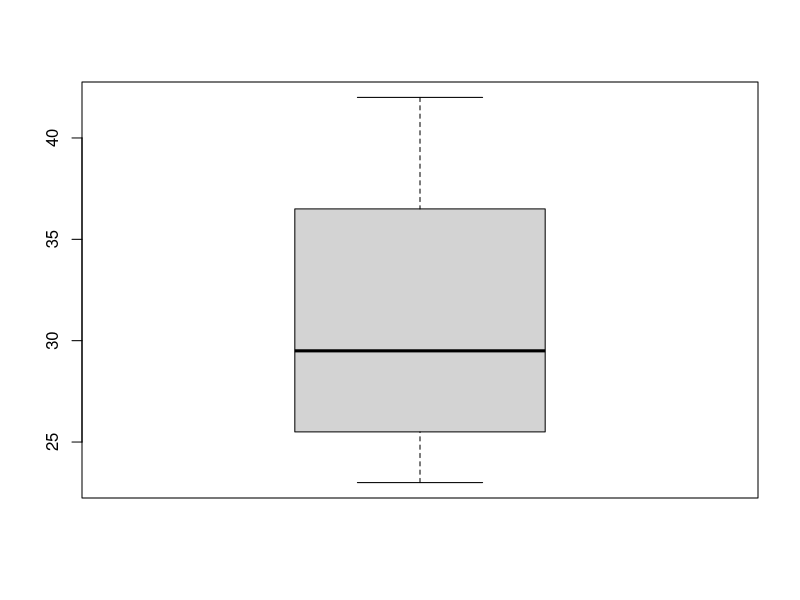

R code for this plot:
# Introduction to R -----------------------------------------------------------------------

# A language for data analysis and graphics. (R&R in 1996)
# open source: free, user-developer, community, advancements, flexibility

# syntax - the grammar of the language
# semantics - the meaning behind the sentence

# open R Console - separate windows, documents... usable but not user friendly...

# RStudio -----------------------------------------------------------------

# RStudio is an Integrated Development Environment (IDE)
# used to simplify and organise the coding environment

# 4 windows in one:

## source editor - write your code and save for later (file vs project)

## console - commands are run here (are evaluated)

## workspace/environment // history: to console/ to source (!)
# it includes any user-defined objects (vectors, 
# matrices, data frames, lists, functions)
# you can save and load your workspace as an .RData file

# memory usage R is designed as an in-memory application: 
# all of the data you work with must be hosted in the RAM 
# of the machine you're running R on.
# There is a MS Server for R called Revolution R Enterprise 
# When working with large data sets in R, it's important 
# to understand how R allocates, duplicates and consumes memory
# http://adv-r.had.co.nz/memory.html - Hadley Wickham


## files - select your working directory here or in the source editor
getwd()
setwd("nameofyourdirectory")

## plots (history), can be exported as .pdf or .jpg
## packages - tick mark
## help
# help on functions, objetcs through source editor
?vector
??bar #barchart package I heard about at last meetup
# package
help(package = graphics)

# Source editor -----------------------------------------------------------------

## take a closer look at the icons
# navigate thorugh scripts
# sourcing a script = sending entire script to the console
# search
# tools - text completion with tab
# report - markdown
# run / source


# to add a section divider press cmnd(ctrl) + shift + r and add a label
# or go to Code/Insert Section
# you can use Code/Jump to cmnd(ctrl) + alt + shift + j
# and you can collapse the entire section!

# breakpoint - red dot
# can be added to a section break or to an expression
# but not to a comment
example <- 'this example is to show that you can add a breakpoint to an expression'
# RStudio will open the debugger mode when it encounters a breakpoint while executing code


# Comments -----------------------------------------------------------------

# <hashtag> starts a comment R does not support multi-line comments or comment
# blocks cmnd(ctrl) + shift + c adds/removes hashtag or go to Code ->
# Comment/Unocmment Lines


# Expressions -------------------------------------------------------------

# we write expressions in the R script
# through expressions we create variables 
# variables store a value or a function and help us retrieve it easily

# this is an example of an expression
x <- 1
# we assign a variable x value 1
# (x is a symbol; <- is an assignment operator; 1 is a value)
# we read this expression 'x is 1'

# controversial assignment operator, '=' added in 2001
x = 1
x
x <<- 1 # <<- used in functions (closures - functions written by other functions) 
x

x <-        ## this is an incomplete expression
x

# '' " " strings
Msg <- 'hello'
Msg


# R is CaSE SEnsiTive

x
# auto-printing - more common in interactive work
print(x) # explicit printing with a print() function - used with scripts, functions, etc.
x <- 0:5
  
x
# take a look at the output in the console
# 1 is an R object, more specifically a vector, [1] is an index, nb not 0 like in case of other
# programming languages, index is not part of the vector, it's only
# a printed output to make it more legible

# Manage environment from the console -------------------------------------------------------------

ls()
rm("Msg", "x")
y <- 1
exists("y")
rm("y")

# Object classes ----------------------------------------------------------

# R objects - everything we manipulate in R
# there are 5 basic classes (aka atomic modes) of objects:
## - character
## - numeric (real numbers)
## - integer
## - complex
## - logical (T/F) (logical operations: & | !)

# we can check a class of an object with class() function

x <- 1
x
class(x)

1 ## real number object: 1.00
1L ## if we want an integer, we need to add an 'L' suffix

x <- 1L
x
class(x)

# R objects can have attributes (not all objects have attributes)
# - class
# - length (number of elements)
# - name
# - dimension (matrix, data frame)
# - user defined attributes 

# The most basic object is a vector
# A vector can only contain objects of the same class
# e.g. vector of characters or vector of integers

# Vectors -----------------------------------------------------------------


# A vector is a sequence of data elements of the same basic type.

x <- 1
x
is.vector(x)

# there are no scalars in R; x is a numeric vector that has one element and
# it is a number 1


# There are a couple of ways of creating vectors:

# with  vector() function
# it takes 2 arguments: object class and length of the vector

x <- vector('logical', length = 20)
x

# c() function, we can think of it as 'concatenate'
# examples of vectors of 2 members/components
x <- c(0.1, 0.2)
x
x <- c(TRUE, FALSE)
x
x <- c(T, F)
x
x <- c('peas', 'carrots')
x
x <- c(0, 1, 2, 3, 4, 5, 6, 7, 8, 9)
x
x <- 0:100
x
x <- c(1+0i, 2+4i)
x

# remember same class!! is the below wrong??
x <- c(9, TRUE)
class(x)


# value COERCION when combining vectors - "least common denominator", 
# to maintain the same primitive data type for 
# members in the same vector

y <- c(1.6, 'carrots')
y
# numeric as character

y <- c(2, 3.2)
y
class(y)
# integer as numeric

y <- c(TRUE, 2L)
y
# logical as numeric: T = 1, F = 0 
class(y)

y <- c("cat", F)
y
# logical as character

y <- c(2, 3.2, 1+3i)
y
class(y)
# numeric/integer as complex


# coercion:
# character + any other class = character
# integer + numeric = numeric
# complex + integer/numeric = complex
# numeric + logical = numeric
# integer + logical = integer

# explicit coercion (you can change a class of an object) - as.*() function
x <- 1
class(x)


as.integer(x) # we call as.numeric on x
as.logical(x)
as.character(x)
x
class(x)

y <- as.character(x)
y
class(y)

as.logical(0)


# Nonsensical coercion results in NA values (Not Available)
x <- c("a", "b", "c")
as.integer(x)
as.numeric(x)
as.logical(x)
as.complex(x)

?as.integer()
x <- 0:24565
# length of a vector - function length()
length(x)


# Lists -------------------------------------------------------------------

# special type of vector that can contain elements of different classes

x <- list(c(0:22), c("a", "b"))
x
# take a look at how it's printed
x[[1]][2]
class(x)
# member reference [] and [[]]
x[2]
x[c(1:4)]

x <- list(c(2, 1, 4), c("carrots", "peas", ""))
x[2]
x[[2]]

sapply(x, '[[', 3)

# Vector index ------------------------------------------------------------

# index - retrieveing a component of a vector / slicing
x <- 0:10
x[2]
# negative index
x[-c(1:4)] #removes the component with the absolute value
# out of range index
x[15] 
# more than 1 component
x[c(2, 3)]
x[c(1,2,2, 2, 2)] # duplicate index
x[1:4] ## range index

x[(length(x)-1):length(x)]

tail(x, 2)

x[11:8]

# VECTORISATION - Arithmetic operations on vectors ---------------------------------------------------

# arithmetics coded in C - vectorized functions which
# can operate on entire vectors at once

# vectorisation means that many functions that are 
# to be applied individually to each element in a
# vector of numbers require a loop assessment 
# to evaluate; however, in R many of these functions 
# have been coded in C to perform much faster than a
# for loop would perform

x <- c(1, 3, 4, 5)
y <- c(1, 2, 6, 6)
x + y
x * y
x - y
x / y
x * 3

# vector recycling
# When performing an operation on two or more vectors
# of unequal length, R will recycle elements of 
# the shorter vector(s) to match the longest vector.

x <- c(1, 2, 3, 4, 5, 6)
y <- c(1, 2, 3)
x + y
x * y
x - y
x / y

# When the longer object length is not a multiple
# of the shorter object length, a warning is given
even_length <- c(1, 1, 1, 1, 1, 1, 1, 1)
odd_length <- 1:3
even_length * odd_length


# Matrix ------------------------------------------------------------------

# Matrices are special vectors, with a dimension attribute,
# they are not separate classes of objects
# DIMENSION is an integer vector of length 2 (nrow, ncol)

# create a matrix with matrix() function
m <- matrix(nrow = 4, ncol = 3)
dim(m)
attributes(m)

m
# this is an empty matrix
# by default matrices are constructed column-wise, values inserted
# in the upper left corner and running down the columns

m <- matrix(1:12, nrow = 4, ncol = 3)
m
m <- matrix(1:4, nrow = 4, ncol = 3)
m

# by rows
m <- matrix(1:12, nrow = 4, ncol = 3, byrow = TRUE)
m

# slicing the matrix
m[1, 3]
m[1, ]
m[ , 3]
m[ , c(1,3)] #1st & 3rd column
m[c(2:4), ] # 2nd, 3rd & 4th row
# pay attention what happens with indexes
group <- m[c(2:4), ]
group

# it's handy for subsetting your data, e.g. you create a new set from the existing data
past_students <- m[c(2:4),]
past_students[c(2,3), 2]

# we can assign names to the rows and columns
# and then we can access the elements by names
# we create row and column names with list() function

dimnames(m) <- list(c('John', 'Mary', 'Sarah', 'Jo'),
                    c('age', 'score1', 'score2'))
m
m['Mary', 'score1']

# other ways of creating matrices:

# 1) create a vector with the c() function and add a dimension attribute 

m <- 1:12
m
dim(m)
dim(m) <- c(3,4)
m

# 2) use column-binding with cbind() function

?cbind
age <- c(20, 19, 20, 20)
score1 <- c(68, 76, 54, 72)
group <- cbind(age, score1)
group
class(group)
group2 <- cbind(group, age)
group2

# 3) use row-binding with rbind() function
student1 <- c(20, 67)
student2 <- c(19, 76)
rbind(student1, student2)

# transpose of a matrix by interchanging columns and rows
m <- rbind(x,y)
m
t(m)


# Factors -----------------------------------------------------------------

# special type of vectors
# used to represent categorical data
# like an integer vector where each integer has a label
# but sometimes it's better to use the factor with labels,
# because they are self-describing, compare male / female vs 1 / 2

# also factors are treated differently by statistical modelling functions

# unordered - categorical (male, female)
# ordered - ranked (low, medium, high), can use comparison operators

x <- factor(c('male', 'female', 'female', 'female', 'male'))
x
class(x)

table(x)

# uses the cross-classifying factors to build a contingency
# table of the counts at each combination of factor levels.

# the levels:
unclass(x) # strips out the labels to integers

# determine the baseline level - create an ordered 
x <- factor(c('Jan', 'Jul', 'Dec', 'Mar', 'Jan', 'Apr'))
x
y <- factor(c('Jan', 'Jul', 'Dec', 'Mar', 'Jan', 'Apr'),
            levels = c('Jan', 'Mar', 'Apr', 'Jul', 'Dec'))

y[1] > y[4]
y
unclass(y) # strips out the class to integers


# Missing values ----------------------------------------------------------

# NaN for undefined mathematical operations
# NA for anything else really
# can have different classes (character, numerical...)

x <- 0/0
x

is.na(x)
is.nan(x) # every NaN is NA, but not every NA is NaN

x <- c(1, 2, NA, NaN)
length(x)
is.na(x)
is.nan(x)


# Data frames -------------------------------------------------------------

# Df is data type used for storing tabular data
# special type of a list, because can store different classes
# of object in each column

# vector - list 
# matrix - data frame

# special attribute: row.names every row has a name, e.g. subject ID

# df created by data.frame(), read.table(), read.csv()
# df can be converted to a matrix by calling data.matrix()

group <- data.frame(age = c(23, 42, 28, 31), sex = c('m', 'f', 'f', 'm'))
group
nrow(group)
ncol(group)
row.names(group) # default

group <- data.frame(age = c(23, 42, 28, 31), sex = c('m', 'f', 'f', 'm'), 
                row.names = c(649:652))
group
# we changed the names of the rows, this is how you can print them:
rownames(group)

# we can update row names
row.names(group) <- c('John', 'Mary', 'Sarah', 'Patrick')

# if you want to subset your data frame, you can use an index or a row/column name
group[c(1,2), c(1:2)]
group["John", 1]
group["649", "age"]

# to print column names
names(group)
str(group)

group$age
attach(group)
age
sex

summary(group)

boxplot(group$age)

# References ---------------------------------------------------------------

# Roger Peng Johns Hopkins University (coursera + youtube)
# Bradley C. Boehmke 'Data Wrangling with R'
# statmethods.net
# r-tutor.com






